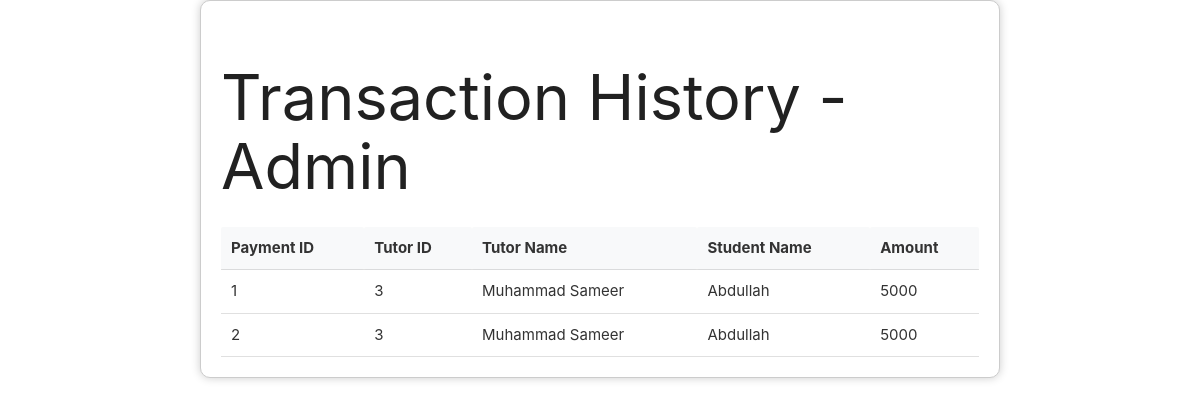
/admin/transactions.php, run on an earlier commit of the app's database.
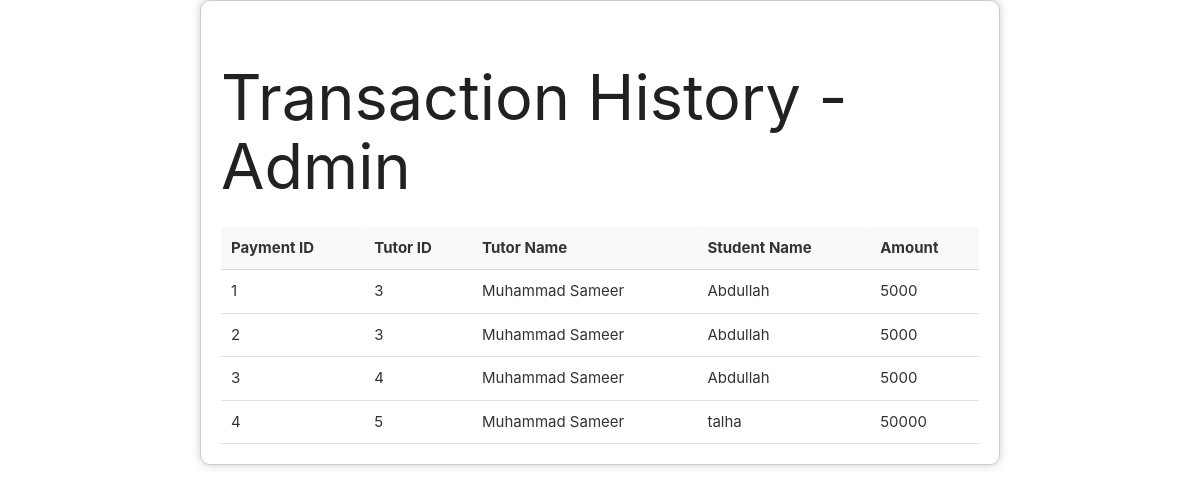
And on a later commit of the database.
### tables this page shows
CREATE TABLE `payment` (
  `id` int(11) UNSIGNED NOT NULL,
  `fullname` varchar(255) NOT NULL,
  `email` varchar(255) NOT NULL,
  `address` varchar(255) NOT NULL,
  `city` varchar(255) NOT NULL,
  `state` varchar(255) NOT NULL,
  `zip` varchar(10) NOT NULL,
  `cardname` varchar(255) NOT NULL,
  `cardnumber` text NOT NULL,
  `expmonth` varchar(2) NOT NULL,
  `expyear` varchar(4) NOT NULL,
  `cvv` varchar(3) NOT NULL,
  `course_name` varchar(255) NOT NULL,
  `course_id` int(255) NOT NULL,
  `course_price` float NOT NULL,
  `course_instructor` varchar(255) NOT NULL,
  `user_id` int(255) NOT NULL,
  `instructor_id` int(255) NOT NULL,
  `tutor_fee` int(255) NOT NULL,
  `platform_fee` int(255) NOT NULL,
  `salary_check` tinyint(1) NOT NULL
);

### admin/transactions.php (the view, shortened to what this page needs)
<!DOCTYPE html>
<html>
<head>
  <link rel="stylesheet" href="https://cdnjs.cloudflare.com/ajax/libs/materialize/1.0.0/css/materialize.min.css" />
</head>
<body>
  <div class="container">
    <h1>Transaction History - Admin</h1>
    <table class="highlight">
      <thead>
        <tr>
          <th>Payment ID</th>
          <th>Tutor ID</th>
          <th>Tutor Name</th>
          <th>Student Name</th>
          <th>Amount</th>
        </tr>
      </thead>
      <tbody>
        <?php
         include('../dbcon.php');
          $sql = "SELECT id, user_id, course_instructor, fullname,course_price FROM payment";
          $result = $con->query($sql);
          if ($result->num_rows > 0) {
            while ($row = $result->fetch_assoc()) {
              echo "<tr>";
              echo "<td>".$row["id"]."</td>";
              echo "<td>".$row["user_id"]."</td>";
              echo "<td>".$row["course_instructor"]."</td>";
              echo "<td>".$row["fullname"]."</td>";
              echo "<td>".$row["course_price"]."</td>";
              echo "</tr>";
            }
          } else {
            echo "<tr><td colspan='6'>No transactions found.</td></tr>";
          }
        ?>
      </tbody>
    </table>
  </div>
</body>
</html>

What changed in the data, as far as the page shows it:
added payment: id "3", user "4", course_instructor "Muhammad Sameer", fullname "Abdullah", course_price "5000"
added payment: id "4", user "5", course_instructor "Muhammad Sameer", fullname "talha", course_price "50000"
